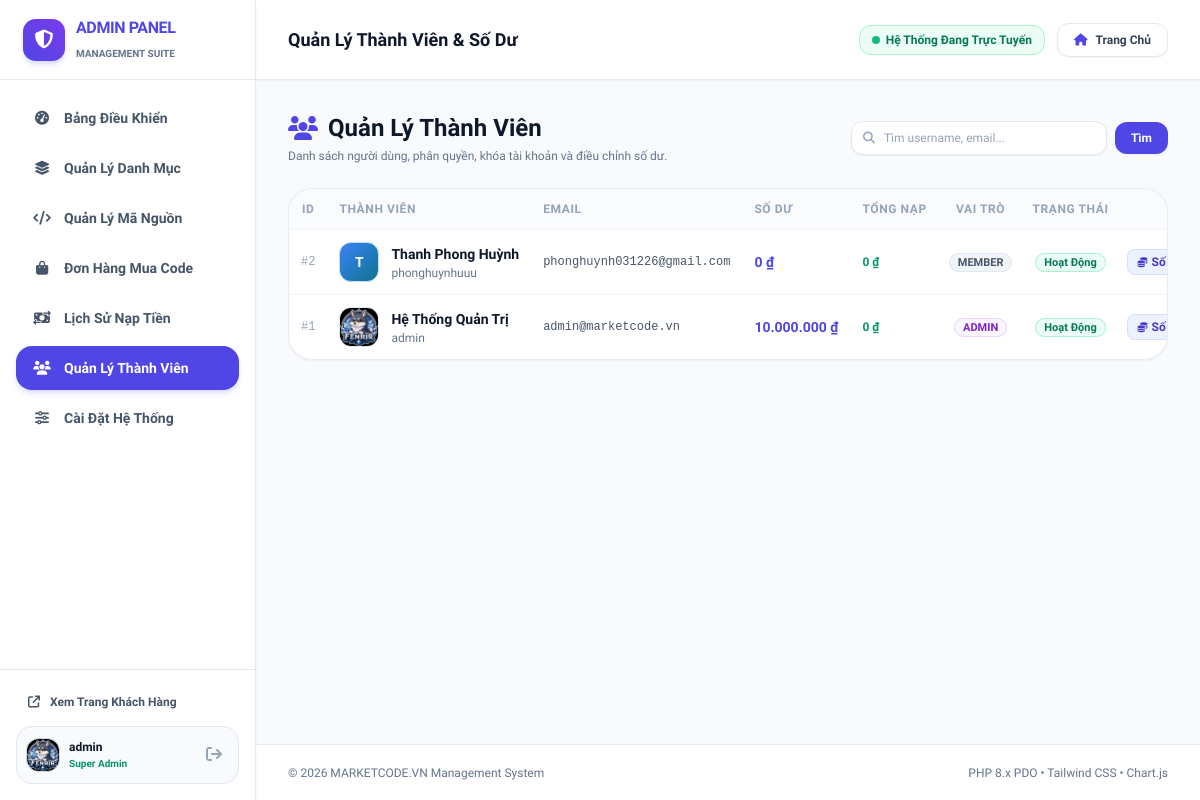
The page /admin/users.php (signed in) on the database its author committed.
### tables this page shows
CREATE TABLE `users` (
  `id` int unsigned NOT NULL AUTO_INCREMENT,
  `username` varchar(50) NOT NULL,
  `email` varchar(100) NOT NULL,
  `password` varchar(255) NOT NULL,
  `fullname` varchar(100) DEFAULT NULL,
  `avatar` varchar(255) DEFAULT 'assets/images/default-avatar.png',
  `balance` decimal(15,2) NOT NULL DEFAULT '0.00' COMMENT 'Số dư khả dụng hiện tại',
  `total_deposited` decimal(15,2) NOT NULL DEFAULT '0.00' COMMENT 'Tổng tiền đã nạp tích lũy',
  `role` enum('user','admin') NOT NULL DEFAULT 'user',
  `status` enum('active','banned') NOT NULL DEFAULT 'active',
  `oauth_provider` varchar(30) DEFAULT NULL COMMENT 'google, facebook, zalo',
  `oauth_uid` varchar(100) DEFAULT NULL,
  `remember_token` varchar(100) DEFAULT NULL,
  `created_at` datetime NOT NULL DEFAULT CURRENT_TIMESTAMP,
  `updated_at` datetime NOT NULL DEFAULT CURRENT_TIMESTAMP ON UPDATE CURRENT_TIMESTAMP,
  PRIMARY KEY (`id`),
  UNIQUE KEY `uk_users_username` (`username`),
  UNIQUE KEY `uk_users_email` (`email`),
  KEY `idx_users_role` (`role`),
  KEY `idx_users_status` (`status`),
  KEY `idx_users_oauth` (`oauth_provider`,`oauth_uid`)
);

### admin/users.php (the view, shortened to what the rows shown need)
<?php
require_once __DIR__ . '/includes/admin_header.php';
$users = [];
if ($db) {
    try {
        $sql = "SELECT * FROM users";
        $params = [];
        $sql .= " ORDER BY id DESC LIMIT 50";
        $stmt = $db->prepare($sql);
        $stmt->execute($params);
        $users = $stmt->fetchAll();
    } catch (Exception $e) {}
}
?>
<div class="space-y-6">
    <div class="flex flex-col sm:flex-row items-start sm:items-center justify-between gap-4">
        <div>
            <h1 class="text-2xl font-black text-slate-900 flex items-center gap-2.5">
                <i class="fa-solid fa-users text-indigo-600"></i>
                <span>Quản Lý Thành Viên</span>
            </h1>
        </div>
    </div>
    <div class="rounded-3xl bg-white border border-slate-200/80 shadow-sm overflow-hidden">
        <div class="w-full overflow-x-auto">
            <table class="w-full text-left text-sm border-collapse">
                <thead>
                    <tr class="border-b border-slate-100 text-xs uppercase text-slate-400 bg-slate-50/70 font-semibold tracking-wider">
                        <th class="py-3 px-3 w-12 text-center whitespace-nowrap">ID</th>
                        <th class="py-3 px-3 whitespace-nowrap">Thành Viên</th>
                        <th class="py-3 px-3 whitespace-nowrap">Email</th>
                        <th class="py-3 px-3 whitespace-nowrap">Số Dư</th>
                        <th class="py-3 px-3 whitespace-nowrap">Tổng Nạp</th>
                        <th class="py-3 px-2.5 text-center whitespace-nowrap">Vai Trò</th>
                        <th class="py-3 px-2.5 text-center whitespace-nowrap">Trạng Thái</th>
                        <th class="py-3 pr-4 pl-2 text-right whitespace-nowrap">Thao Tác</th>
                    </tr>
                </thead>
                <tbody class="divide-y divide-slate-100 text-slate-700">
                    <?php if (!empty($users)): ?>
                        <?php foreach ($users as $u):
                            $displayName = !empty(trim($u['fullname'] ?? '')) ? $u['fullname'] : $u['username'];
                            $avatarField = trim($u['avatar'] ?? ($u['profile_image'] ?? ''));
                            $hasCustomAvatar = false;
                            $avatarUrl = '';
                            if (!empty($avatarField) && $avatarField !== 'assets/images/default-avatar.png') {
                                if (preg_match('#^https?://#i', $avatarField)) {
                                    $hasCustomAvatar = true;
                                    $avatarUrl = $avatarField;
                                } else {
                                    $cleanAvatarPath = ltrim($avatarField, '/');
                                    $diskPath = (defined('ROOT_PATH') ? ROOT_PATH : dirname(__DIR__)) . '/' . $cleanAvatarPath;
                                    if (file_exists($diskPath)) {
                                        $hasCustomAvatar = true;
                                        $avatarUrl = (defined('BASE_URL') ? BASE_URL : '') . '/' . $cleanAvatarPath;
                                    } elseif (file_exists(dirname(__DIR__) . '/' . $cleanAvatarPath)) {
                                        $hasCustomAvatar = true;
                                        $avatarUrl = (defined('BASE_URL') ? BASE_URL : '') . '/' . $cleanAvatarPath;
                                    }
                                }
                            }
                            $firstLetter = mb_strtoupper(mb_substr($displayName, 0, 1, 'UTF-8'), 'UTF-8');
                            $avatarGradients = [
                                'from-indigo-500 to-indigo-700 border-indigo-200',
                                'from-violet-500 to-purple-700 border-purple-200',
                                'from-blue-500 to-cyan-700 border-blue-200',
                                'from-emerald-500 to-teal-700 border-emerald-200',
                                'from-rose-500 to-pink-700 border-rose-200',
                                'from-amber-500 to-orange-700 border-amber-200'
                            ];
                            $userGradient = $avatarGradients[$u['id'] % count($avatarGradients)];
                            $fallbackAvatarUrl = 'https://ui-avatars.com/api/?name=' . urlencode($displayName) . '&background=6366f1&color=fff&bold=true&rounded=true';
                        ?>
                            <tr class="hover:bg-slate-50/70 transition-colors">
                                <td class="py-3 px-3 w-12 text-center font-mono text-xs text-slate-400 whitespace-nowrap">#<?= $u['id'] ?></td>
                                <td class="py-3 px-3 whitespace-nowrap">
                                    <div class="flex items-center gap-3">
                                        <?php if ($hasCustomAvatar): ?>
                                            <img src="<?= xss_clean($avatarUrl) ?>"
                                                 alt="Avatar"
                                                 onerror="this.onerror=null;this.src='<?= xss_clean($fallbackAvatarUrl) ?>';"
                                                 class="w-10 h-10 rounded-xl object-cover border border-slate-200 shadow-2xs shrink-0">
                                        <?php else: ?>
                                            <div class="w-10 h-10 rounded-xl bg-gradient-to-br <?= $userGradient ?> text-white font-black text-sm flex items-center justify-center border shadow-2xs shrink-0 select-none uppercase">
                                                <?= xss_clean($firstLetter) ?>
                                            </div>
                                        <?php endif; ?>
                                        <div class="min-w-0">
                                            <strong class="text-slate-900 block font-bold text-xs sm:text-sm truncate max-w-[160px]"><?= xss_clean($displayName) ?></strong>
                                            <span class="text-xs text-slate-500 block leading-tight mt-0.5 truncate max-w-[140px]"><?= xss_clean($u['username']) ?></span>
                                        </div>
                                    </div>
                                </td>
                                <td class="py-3 px-3 text-xs text-slate-600 font-mono whitespace-nowrap"><?= xss_clean($u['email']) ?></td>
                                <td class="py-3 px-3 font-extrabold text-indigo-600 whitespace-nowrap"><?= format_money($u['balance']) ?></td>
                                <td class="py-3 px-3 font-bold text-emerald-600 text-xs whitespace-nowrap"><?= format_money($u['total_deposited']) ?></td>
                                <td class="py-3 px-2.5 text-center whitespace-nowrap">
                                    <?php if ($u['role'] === 'admin'): ?>
                                        <span class="px-2 py-0.5 rounded-full text-[11px] font-bold bg-purple-50 text-purple-700 border border-purple-200">ADMIN</span>
                                    <?php else: ?>
                                        <span class="px-2 py-0.5 rounded-full text-[11px] font-bold bg-slate-100 text-slate-600 border border-slate-200">MEMBER</span>
                                    <?php endif; ?>
                                </td>
                                <td class="py-3 px-2.5 text-center whitespace-nowrap">
                                    <?php if ($u['status'] === 'active'): ?>
                                        <span class="px-2 py-0.5 rounded-full text-[11px] font-bold bg-emerald-50 text-emerald-700 border border-emerald-200">Hoạt Động</span>
                                    <?php else: ?>
                                        <span class="px-2 py-0.5 rounded-full text-[11px] font-bold bg-rose-50 text-rose-700 border border-rose-200">Đã Khóa</span>
                                    <?php endif; ?>
                                </td>
                                <td class="py-3 pr-4 pl-2 text-right whitespace-nowrap">
                                    <div class="inline-flex items-center justify-end gap-1.5 whitespace-nowrap">
                                        <button type="button" onclick="openBalanceModal(<?= $u['id'] ?>, '<?= addslashes($u['username']) ?>', <?= (float)$u['balance'] ?>)" class="px-2.5 py-1 rounded-lg bg-indigo-50 hover:bg-indigo-100 text-indigo-700 text-xs font-semibold border border-indigo-200/60 inline-flex items-center gap-1 transition-colors cursor-pointer shrink-0" title="Cộng / Trừ tiền">
                                            <i class="fa-solid fa-coins text-[10px]"></i><span>Số Dư</span>
                                        </button>
                                    </div>
                                </td>
                            </tr>
                        <?php endforeach; ?>
                    <?php else: ?>
                        <tr><td colspan="8" class="py-12 text-center text-xs text-slate-400">Không tìm thấy thành viên nào.</td></tr>
                    <?php endif; ?>
                </tbody>
            </table>
        </div>
    </div>
</div>
<?php require_once __DIR__ . '/includes/admin_footer.php'; ?>

### admin/includes/sidebar.php (shortened to what the rows shown need)
<aside class="w-64 bg-white border-r border-slate-200 flex flex-col justify-between hidden lg:flex sticky top-0 h-screen shrink-0 z-40 shadow-sm">
    <div class="p-4 border-t border-slate-200 space-y-2">
        <div id="adminProfileBox" class="flex items-center justify-between p-2.5 rounded-2xl bg-slate-50 border border-slate-200 transition-colors">
            <div class="flex items-center gap-2.5">
                <img src="<?= xss_clean(get_user_avatar($currentUser)) ?>" alt="Avatar" onerror="this.onerror=null;this.src='https://ui-avatars.com/api/?name=Admin&background=4f46e5&color=fff&bold=true';" class="w-8 h-8 rounded-xl object-cover ring-1 ring-slate-300">
                <div class="text-xs">
                    <strong class="text-slate-900 block truncate max-w-[100px]"><?= xss_clean($currentUser['username']) ?></strong>
                    <span class="text-emerald-600 text-[10px] font-semibold">Super Admin</span>
                </div>
            </div>
        </div>
    </div>
</aside>

### rows shown on the page
users: avatar (picture), username "admin", id "1", fullname "Hệ Thống Quản Trị", email "admin@marketcode.vn", balance "10.000.000 ₫", total_deposited "0 ₫", role "ADMIN", status "Hoạt Động"
users: id "2", fullname "T", fullname "Thanh Phong Huỳnh", username "phonghuynhuuu", email "phonghuynh031226@gmail.com", balance "0 ₫", total_deposited "0 ₫", role "MEMBER", status "Hoạt Động"

### other values the page prints
xss_clean($pageTitle) "Quản Lý Thành Viên & Số Dư"
